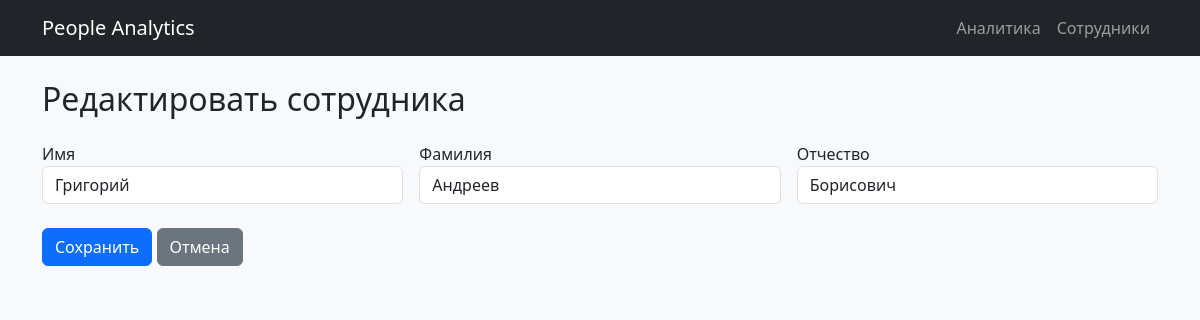
Screenshot of /employee/1/edit with the database file from the repository.
### models.py (models this page shows, shortened)
class Person(db.Model):
    id          = db.Column(db.Integer, primary_key=True)
    first_name  = db.Column(db.String(64))
    last_name   = db.Column(db.String(64))
    patronymic  = db.Column(db.String(64))
    age         = db.Column(db.Integer)
    gender      = db.Column(db.String(16))
    education   = db.Column(db.String(64))
    position    = db.Column(db.String(128))
    experience  = db.Column(db.Integer)
    salary      = db.Column(db.Float)
    phone       = db.Column(db.String(32))
    address     = db.Column(db.String(256))

### app.py (the view)
@app.route("/employee/<int:person_id>/edit", methods=["GET", "POST"])
def employee_edit(person_id):
    person = Person.query.get_or_404(person_id)
    form = PersonForm(obj=person)
    if form.validate_on_submit():
        form.populate_obj(person)
        db.session.commit()
        flash("Данные сотрудника обновлены", "success")
        return redirect(url_for("employee_detail", person_id=person.id))
    return render_template("employee_edit.html", form=form, person=person)

### forms.py
class PersonForm(FlaskForm):
    first_name  = StringField("Имя", validators=[DataRequired()])
    last_name   = StringField("Фамилия", validators=[DataRequired()])
    patronymic  = StringField("Отчество", validators=[Optional()])
    age         = IntegerField("Возраст", validators=[Optional(), NumberRange(14, 99)])
    gender      = StringField("Пол", validators=[Optional()])
    education   = StringField("Образование", validators=[Optional()])
    position    = StringField("Должность", validators=[Optional()])
    experience  = IntegerField("Стаж (лет)", validators=[Optional(), NumberRange(0, 50)])
    salary      = FloatField("Зарплата", validators=[Optional()])
    phone       = StringField("Телефон", validators=[Optional()])
    address     = StringField("Адрес", validators=[Optional()])
    submit      = SubmitField("Сохранить")

### templates/employee_edit.html (shortened to what this page needs)
{% extends "base.html" %}
{% block content %}
<h2 class="mb-4">Редактировать сотрудника</h2>
<form method="post">
  <div class="row g-3">
    <div class="col-md-4">{{ form.first_name.label }} {{ form.first_name(class="form-control") }}</div>
    <div class="col-md-4">{{ form.last_name.label }} {{ form.last_name(class="form-control") }}</div>
    <div class="col-md-4">{{ form.patronymic.label }} {{ form.patronymic(class="form-control") }}</div>
  </div>
  <div class="mt-4">
    <button type="submit" class="btn btn-primary">Сохранить</button>
    <a href="{{ url_for('employee_detail', person_id=person.id) }}" class="btn btn-secondary">Отмена</a>
  </div>
</form>
{% endblock %}

### rows the page displays
Person: first_name "Григорий", last_name "Андреев", patronymic "Борисович"
